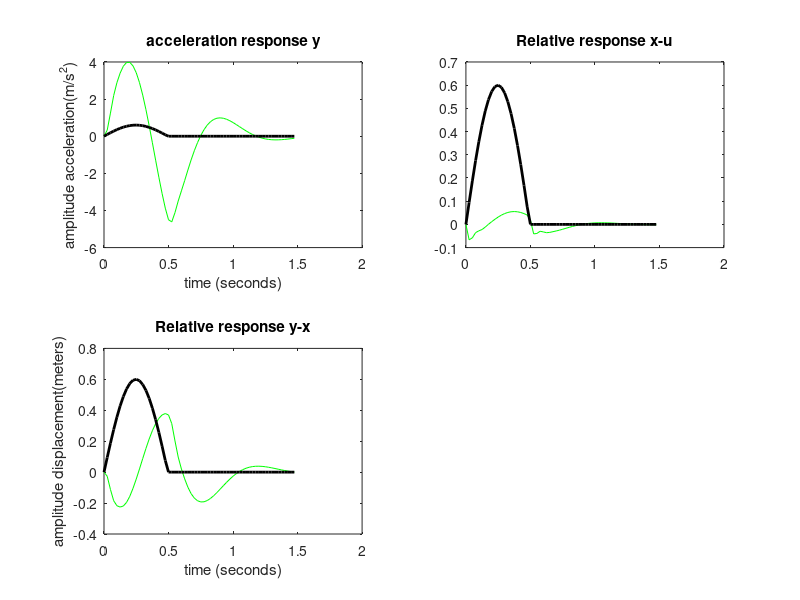

The MATLAB script that drew this image:
%System dynamics project acceleration input 3
b=2000;
A=[0 1 0 0;-4888.88 -b/36 444.44 b/36;0 0 0 1;66.667 b/240 -66.667 -b/240];
B=[0;4444.44;0;0];
C=[1 0 0 0;0 1 0 0;0 0 1 0;0 0 0 1];
D=[0;1;0;1];
sys=ss(A,B,C,D);
%Input 15m ride swell at 31m/s
t=0:.025:1.475;
w=0:.005:.095;
u1=0.6*sin((200/6.3)*w);
u2=zeros(size(u1));
u3=zeros(size(u1));
u=[u1 u2 u3];
[y,t]=lsim(sys,u,t);
y1=[1 0 0 0]*y';
y2=[0 1 0 0]*y';
y3=[0 0 1 0]*y';
y4=[0 0 0 1]*y';
%plot(t,y1,'g') %mass 1 tire
subplot(221);plot(t,y4,'g')%mass 2 chasis
hold on
plot(t,u,'k','linewidth',2)
xlabel('time (seconds)')
ylabel('amplitude acceleration(m/s^2)')
title('acceleration response y')
%for relative response
A=[0 1 0 0;-4888.88 -b/36 444.44 b/36;0 0 0 1;66.667 b/240 -66.667 -b/240];
B=[0;4444.44;0;0];
C=[1 0 0 0;0 0 1 0];
D=[0;0];
sys=ss(A,B,C,D);
%Input 15m ride swell at 31m/s
t=0:.025:1.475;
w=0:.005:.095;
u1=0.6*sin((200/6.3)*w);
u2=zeros(size(u1));
u3=zeros(size(u1));
u=[u1 u2 u3];
[y,t]=lsim(sys,u,t);
y1=[1 0]*y';
y2=[0 1]*y';
subplot(222);plot(t,y1-u,'g')
hold on
plot(t,u,'k','linewidth',2)
title('Relative response x-u')
subplot(223);plot(t,y2-y1,'g')
hold on
plot(t,u,'k','linewidth',2)
xlabel('time (seconds)')
ylabel('amplitude displacement(meters)')
title('Relative response y-x')
